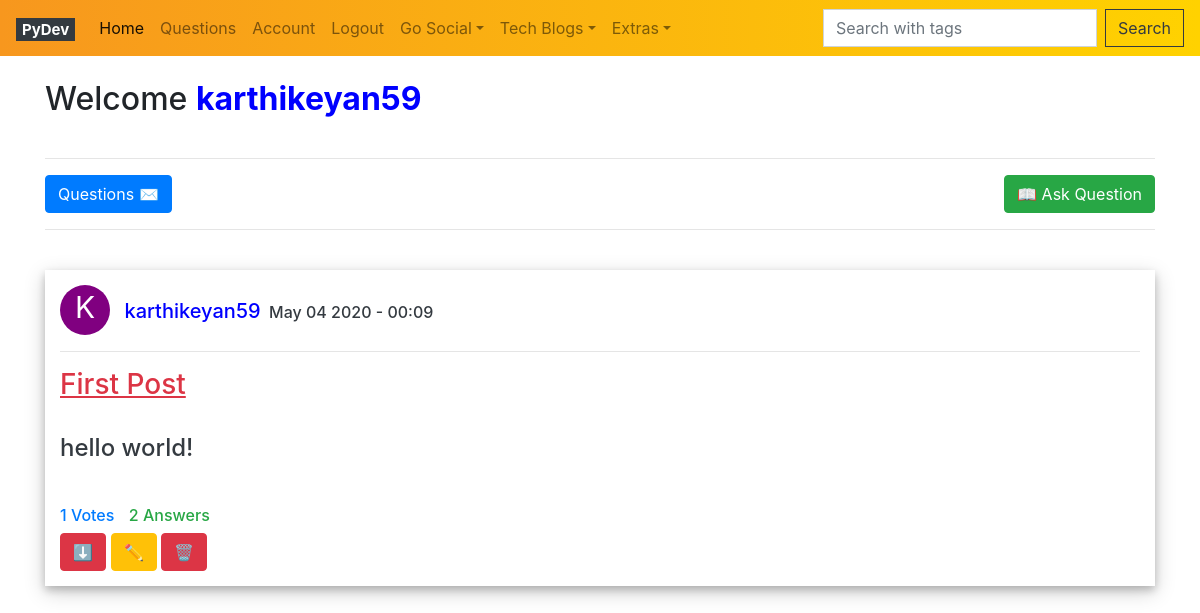
Screenshot of /home/karthikeyan59 (signed in) with the database file from the repository.
### models/__init__.py (models this page shows, shortened)
class Posts(db.Model):
	__tablename__ = 'posts'
	id = db.Column(db.Integer,primary_key = True)
	title = db.Column(db.String(100),nullable = False,default = 'N/A')
	content = db.Column(db.Text,nullable = False,default = 'N/A')
	author = db.Column(db.String(10),nullable = False,default = 'N/A')
	created = db.Column(db.DateTime, default=datetime.now)
	owner_id = db.Column(db.Integer,db.ForeignKey('user.id'))
	likes = db.relationship('PostLike',backref = 'post',lazy ='dynamic')
	comments = db.relationship('Comments',backref = 'post',lazy='dynamic',cascade ="all, delete-orphan")

### views/__init__.py (the view)
@app.route('/home/<cur_user>',methods = ['GET','POST'])
@login_required
def home(cur_user):
	user_val = session.get('user_val', None)
	if request.method == 'POST':
		title = request.form['title']
		content =  request.form['content']
		author = user_val
		created = datetime.now()+timedelta(hours = 5,minutes = 30)
		user = User.query.filter_by(username = user_val).first()
		new_post = Posts(title = title,content = content,author = author,owner = user,created = created)
		db.session.add(new_post)
		db.session.commit()
		return redirect('/home/%s'%(user_val,))
	else:
		some = User.query.filter_by(username = user_val).first()
		some.posts.reverse()
		allposts = some.posts
		return render_template('home.html',posts = allposts,id = id,user = user_val,color = some.color)

### models/__init__.py (called while the page is built)
	def has_liked_post(self,post):
		return PostLike.query.filter(PostLike.user_id == self.id, PostLike.post_id == post.id).count() > 0

### views/__init__.py (called while the page is built)
@loginmanager.user_loader
def load_user(user_id):
	return User.query.get(int(user_id))

@app.context_processor
def context_processor():
	user_val = session.get('user_val', None)
	return dict(key = user_val)

### templates/home.html (shortened to what this page needs)
{% extends 'base.html' %}
{% block head %}
<br>
<h2 style="display:inline;">Welcome <b style="color:blue;">{{ user }}</b></h2>
<br>
<br>
{% endblock %}
{% block body %}
<div>
  <hr>
  <a class="btn btn-primary" href="/posts" role="button">Questions ✉️</a>
  <a style="display:inline;" class="btn btn-success float-right" id="newpost" href="/posts/new">📖 Ask Question</a>
  <hr>
</div>
{% if posts %}
  {% for post in posts %}
    <br>
    <div style="padding: 15px; background-color: white; box-shadow: 0 4px 8px 0 rgba(0, 0, 0, 0.2), 0 6px 20px 0 rgba(0, 0, 0, 0.19);;">
      <div id="profileicon" class="circle" style="background-color:{{ post.owner.color }} ;">{{ post.author[0].upper() }}</div>
      <div id='postdetail'><h5 id='postdetail' style="color:blue;">{{ post.author }}</h5><h6 id='postdetail' class="text-dark">&nbsp;&nbsp;{{ post.created.strftime('%B %d %Y - %H:%M') }}</h6></div>
      <hr>
        <h3 class="text-danger"><u>{{ post.title }}</u></h3><br>
        <h4><p class="text-dark" style = "white-space:pre-wrap">{{ post.content }}</p></h4><br>
        <h6 id="profileicon" class="text-primary">{{ post.likes.count() }}&nbsp;Votes</h6>
        <h6 id="postdetail" class="text-success">{{ post.comments.count() }}&nbsp;Answers</h6>
        <br>
        {% if current_user.has_liked_post(post) %}
          <small><a class="btn btn-danger" id='unlike' href="{{ url_for('like_action', post_id=post.id, action='unlike') }}">⬇</a></small>
          <small><a class = "btn btn-warning" href="/home/edit/{{ post.id }}">✏️</a></small>
          <small><a class = "btn btn-danger" id="deletepost" href ="/home/delete/{{ post.id }}">🗑️</a></small>
          <br>
        {% endif %}
    </div>
  {% endfor %}
{% else %}
<br>
  <h3 class="text-warning">No Questions!</h3>
{% endif %}
{% endblock %}

### templates/home.html (style rules this page uses)
.circle { height: 50px; width: 50px; border-radius: 50%; font-size: 30px; text-align: center; color: white; }
#profileicon { display:inline-block;margin-right:10px; }
#postdetail { display:inline-block; }

### rows the page displays
Posts: author "K", author "karthikeyan59", created "May 04 2020 - 00:09", title "First Post", content "hello world!", likes.count "1", comments.count "2"

### other values shown
{{ user }} "karthikeyan59"
